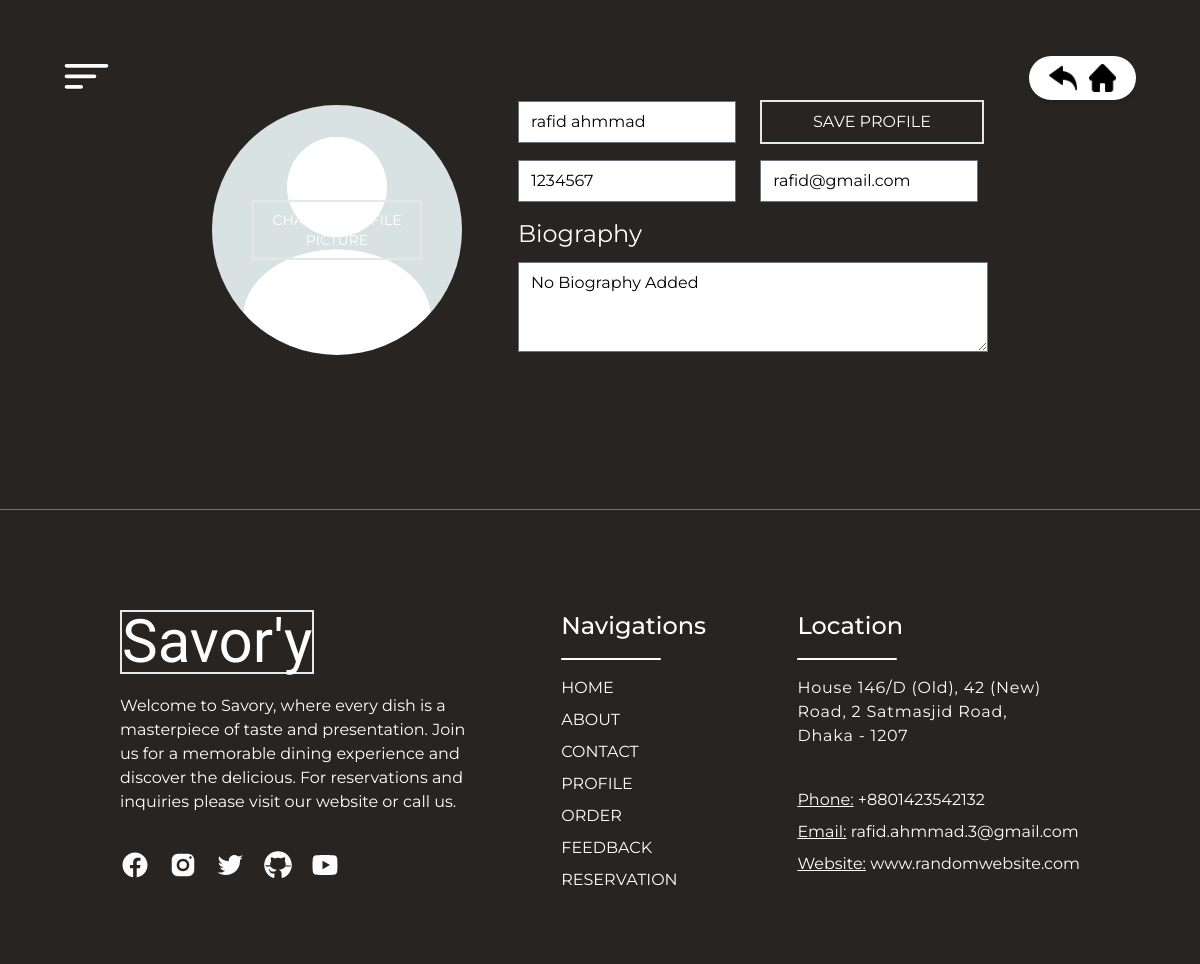
The app's page /edit-profile.php (signed in) with its own data.
### tables this page shows
CREATE TABLE `users` (
  `id` varchar(36) NOT NULL,
  `name` varchar(50) NOT NULL,
  `phone` varchar(20) NOT NULL,
  `email` varchar(50) NOT NULL,
  `password` varchar(100) NOT NULL,
  `bio` text NOT NULL DEFAULT 'No Biography Added',
  `image_name` varchar(1024) NOT NULL DEFAULT 'images/uploads/propic.jpg'
);

### edit-profile.php (the view, shortened to what this page needs)
<!DOCTYPE html>
<html lang="en">
<head>
    <script src="https://cdn.tailwindcss.com"></script>
    <script src="https://cdn.tailwindcss.com?plugins=forms,typography,aspect-ratio,line-clamp"></script>
</head>
<body class="bg-[#E8C07D] overflow-x-hidden">
    <?php require "nav-component.php" ?>
    <div class="scroll-container h-screen w-screen flex flex-col">
        <?php
        include("config.php");
        if (isset($_SESSION['id'])) {
            $id = $_SESSION['id'];
            $query = "SELECT * FROM users WHERE id = '$id'";
            $result = mysqli_query($conn, $query);
            $row = mysqli_fetch_assoc($result);
            $name = $row['name'];
            $phone = $row['phone'];
            $email = $row['email'];
            $bio = $row['bio'];
            $image = $row['image_name'];
        }
        ?>
        <section class="scroll-child contact-us h-fit bg-[#282421] w-screen relative">
            <div class="profile flex flex-col justify-center items-center mt-[100px] mb-[150px]">
                <form action="update-profile.php" method="post" enctype="multipart/form-data"
                    class="pic-name-profile flex justify-center items-center gap-14">
                    <div class="profile-pic">
                        <div class="btn relative">
                            <button
                                class="absolute ml-[50%] mt-[50%] translate-x-[-50%] translate-y-[-50%] text-sm w-[170px] text-white border-2 py-2 uppercase transition-all duration-100 hover:bg-gray-200 hover:bg-opacity-70 hover:font-medium hover:text-neutral-900">
                                Change Profile Picture
                            </button>
                        </div>
                        <div class="image-pro">
                            <img id="propic" class="rounded-full w-[250px] h-[250px] object-cover object-top"
                                src="<?php echo $image; ?>" alt="" />
                        </div>
                    </div>
                    <div class="profile-name text-white">
                        <div class="mb-4 flex items-center gap-6">
                            <input class="text-black" type="text" name="name" value="<?php echo $name; ?>" />
                            <div class="btn">
                                <button type="submit" name="edit-profile"
                                    class="text-white border-2 w-[224px] py-2 uppercase transition-all duration-100 hover:bg-gray-200 hover:bg-opacity-70 hover:font-medium hover:text-neutral-900">
                                    Save Profile
                                </button>
                            </div>
                        </div>
                        <p class="mb-4 text-black">
                            <input class="mr-5" value="<?php echo $phone; ?>" name="phone" type="text" />
                            <input value="<?php echo $email; ?>" name="email" type="text" />
                        </p>
                        <div class="profile-bio text-white">
                            <p class="text-2xl mb-3">Biography</p>
                            <textarea name="bio" placeholder="Biography" class="w-[470px] text-black" cols="40"
                                rows="3"><?php echo $bio; ?></textarea>
                        </div>
                    </div>
                </form>
            </div>
        </section>
        <div class="scroll-child">
            <?php require "footer.php" ?>
        </div>
    </div>
</body>
</html>

### edit-profile.php (style rules this page uses)
html { scroll-behavior: smooth; }
body { font-family: "Montserrat"; }
.scroll-container { scroll-snap-type: y proximity; overflow-y: scroll; overflow-x: hidden; scroll-behavior: smooth; }
.scroll-child { scroll-snap-align: start; flex: none; }

### records on screen
users: image_name (picture), name "rafid ahmmad", phone "1234567", email "rafid@gmail.com", bio "No Biography Added"
